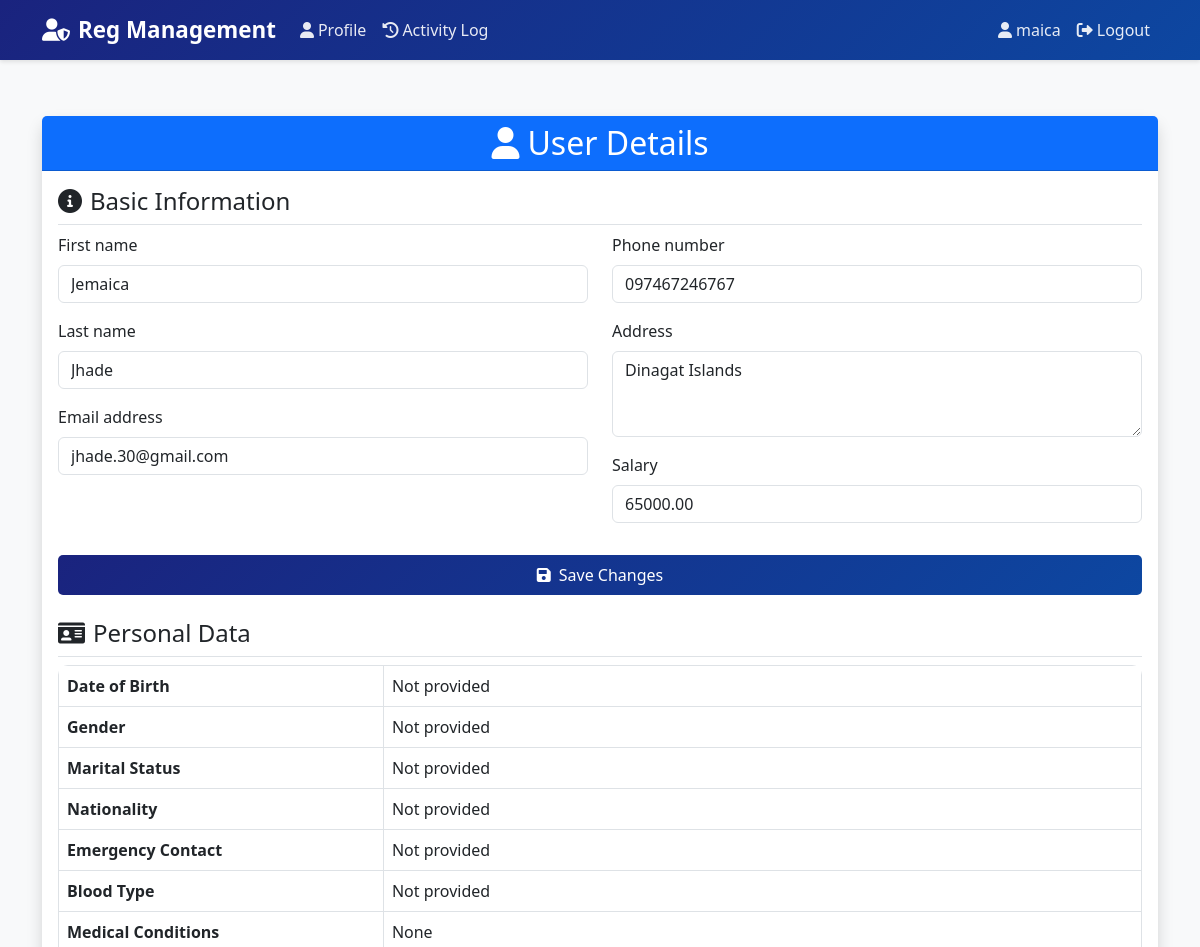
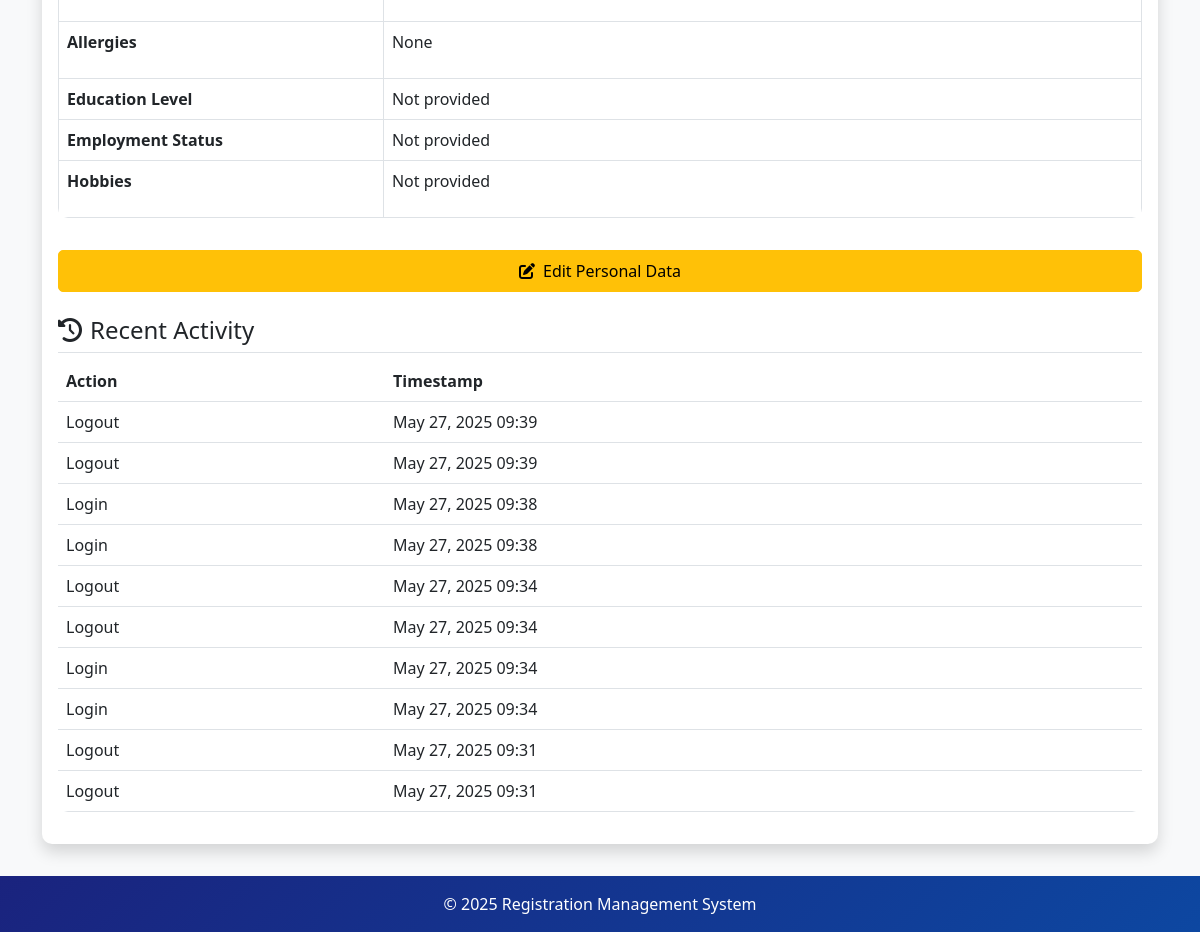
/users/7/ (signed in), run on the app's committed database (2 pictures, top to bottom).
### accounts/models.py (models this page shows, shortened)
class UserProfile(models.Model):
    USER_TYPE_CHOICES = [
        ('admin', 'Admin'),
        ('viewer', 'Viewer'),
    ]
    user = models.OneToOneField(User, on_delete=models.CASCADE, related_name='userprofile')
    id_number = models.CharField(max_length=20, unique=True, blank=True, null=True)
    user_type = models.CharField(max_length=10, choices=USER_TYPE_CHOICES, default='viewer')
    phone_number = models.CharField(max_length=20, blank=True, null=True)
    address = models.TextField(blank=True, null=True)
    salary = models.DecimalField(max_digits=10, decimal_places=2, null=True, blank=True)
    created_at = models.DateTimeField(auto_now_add=True)
    updated_at = models.DateTimeField(auto_now=True)
    @property
    def is_admin(self):
        return self.user_type == 'admin'

class PersonalData(models.Model):
    GENDER_CHOICES = [
        ('M', 'Male'),
        ('F', 'Female'),
        ('O', 'Other'),
    ]
    MARITAL_STATUS_CHOICES = [
        ('S', 'Single'),
        ('M', 'Married'),
        ('D', 'Divorced'),
        ('W', 'Widowed'),
    ]
    user = models.OneToOneField(User, on_delete=models.CASCADE, related_name='personal_data')
    date_of_birth = models.DateField(null=True, blank=True)
    age = models.IntegerField(null=True, blank=True)
    email = models.EmailField(null=True, blank=True)
    gender = models.CharField(max_length=10, choices=GENDER_CHOICES, null=True, blank=True)
    marital_status = models.CharField(max_length=20, choices=MARITAL_STATUS_CHOICES, null=True, blank=True)
    nationality = models.CharField(max_length=100, null=True, blank=True)
    emergency_contact_name = models.CharField(max_length=100, null=True, blank=True)
    emergency_contact_number = models.CharField(max_length=20, null=True, blank=True)
    blood_type = models.CharField(max_length=5, null=True, blank=True)
    medical_conditions = models.TextField(null=True, blank=True)
    allergies = models.TextField(null=True, blank=True)
    education_level = models.CharField(max_length=50, null=True, blank=True)
    employment_status = models.CharField(max_length=50, null=True, blank=True)
    hobbies = models.TextField(null=True, blank=True)
    voluntary_work = models.TextField(null=True, blank=True)
    civil_service_eligibility = models.CharField(max_length=100, null=True, blank=True)
    eligibility_rating = models.CharField(max_length=20, null=True, blank=True)
    eligibility_date = models.DateField(null=True, blank=True)
    eligibility_place = models.CharField(max_length=100, null=True, blank=True)
    eligibility_license = models.CharField(max_length=50, null=True, blank=True)
    position_title = models.CharField(max_length=100, null=True, blank=True)
    employer_name = models.CharField(max_length=100, null=True, blank=True)
    employer_address = models.TextField(null=True, blank=True)
    employment_start_date = models.DateField(null=True, blank=True)
    employment_end_date = models.DateField(null=True, blank=True)
    monthly_salary = models.DecimalField(max_digits=10, decimal_places=2, null=True, blank=True)
    salary_grade = models.CharField(max_length=20, null=True, blank=True)
    job_description = models.TextField(null=True, blank=True)

class ActivityLog(models.Model):
    LOGIN = 'login'
    LOGOUT = 'logout'
    ACTION_CHOICES = [
        (LOGIN, 'Login'),
        (LOGOUT, 'Logout'),
    ]
    user = models.ForeignKey(User, on_delete=models.CASCADE)
    action = models.CharField(max_length=10, choices=ACTION_CHOICES)
    timestamp = models.DateTimeField(auto_now_add=True)
    ip_address = models.GenericIPAddressField(null=True, blank=True)
    class Meta:
        ordering = ['-timestamp']

### accounts/views.py (the view)
# urls.py: path('users/<int:user_id>/', views.user_detail, name='user_detail'),
@login_required
@user_passes_test(is_admin)
def user_detail(request, user_id):
    user_obj = get_object_or_404(User, id=user_id)
    if not request.user.userprofile.is_admin and request.user != user_obj:
        messages.error(request, 'You do not have permission to view this profile.')
        return redirect('profile')
    if request.method == 'POST':
        user_form = UserEditForm(request.POST, instance=user_obj)
        profile_form = UserProfileForm(request.POST, instance=user_obj.userprofile)
        personal_data_form = PersonalDataForm(request.POST, instance=user_obj.personal_data)
        if user_form.is_valid() and profile_form.is_valid() and personal_data_form.is_valid():
            user_form.save()
            profile_form.save()
            personal_data_form.save()
            messages.success(request, 'User information updated successfully.')
            return redirect('user_detail', user_id=user_id)
    else:
        user_form = UserEditForm(instance=user_obj)
        profile_form = UserProfileForm(instance=user_obj.userprofile)
        personal_data_form = PersonalDataForm(instance=user_obj.personal_data)
    activity_logs = ActivityLog.objects.filter(user=user_obj).order_by('-timestamp')[:10]
    context = {
        'user_obj': user_obj,
        'user_form': user_form,
        'profile_form': profile_form,
        'personal_data_form': personal_data_form,
        'activity_logs': activity_logs,
        'is_admin': request.user.userprofile.is_admin,
    }
    return render(request, 'accounts/user_detail.html', context)

### accounts/templates/accounts/user_detail.html (shortened to what this page needs)
{% extends 'accounts/base.html' %}
{% load crispy_forms_tags %}
{% block content %}
<div class="container mt-4">
    <div class="row">
        <div class="col-md-12">
            <div class="card shadow">
                <div class="card-header bg-primary text-white">
                    <h2 class="text-center mb-0">
                        <i class="fas fa-user me-2"></i>User Details
                    </h2>
                </div>
                <div class="card-body">
                    <div class="row mb-4">
                        <div class="col-md-12">
                            <h4 class="border-bottom pb-2">
                                <i class="fas fa-info-circle me-2"></i>Basic Information
                            </h4>
                            <form method="post">
                                <div class="row">
                                    <div class="col-md-6">
                                        {{ user_form|crispy }}
                                    </div>
                                    <div class="col-md-6">
                                        {{ profile_form|crispy }}
                                    </div>
                                </div>
                                <div class="d-grid gap-2 mt-3">
                                    <button type="submit" class="btn btn-primary">
                                        <i class="fas fa-save me-2"></i>Save Changes
                                    </button>
                                </div>
                            </form>
                        </div>
                    </div>
                    <div class="row mb-4">
                        <div class="col-md-12">
                            <h4 class="border-bottom pb-2">
                                <i class="fas fa-id-card me-2"></i>Personal Data
                            </h4>
                            <div class="table-responsive">
                                <table class="table table-bordered">
                                    <tr>
                                        <th style="width: 30%">Date of Birth</th>
                                        <td>{{ user_obj.personal_data.date_of_birth|default:"Not provided" }}</td>
                                    </tr>
                                    <tr>
                                        <th>Gender</th>
                                        <td>{{ user_obj.personal_data.get_gender_display|default:"Not provided" }}</td>
                                    </tr>
                                    <tr>
                                        <th>Marital Status</th>
                                        <td>{{ user_obj.personal_data.get_marital_status_display|default:"Not provided" }}</td>
                                    </tr>
                                    <tr>
                                        <th>Nationality</th>
                                        <td>{{ user_obj.personal_data.nationality|default:"Not provided" }}</td>
                                    </tr>
                                    <tr>
                                        <th>Emergency Contact</th>
                                        <td>
                                            {% if user_obj.personal_data.emergency_contact_name %}
                                                {{ user_obj.personal_data.emergency_contact_name }}
                                                ({{ user_obj.personal_data.emergency_contact_number }})
                                            {% else %}
                                                Not provided
                                            {% endif %}
                                        </td>
                                    </tr>
                                    <tr>
                                        <th>Blood Type</th>
                                        <td>{{ user_obj.personal_data.blood_type|default:"Not provided" }}</td>
                                    </tr>
                                    <tr>
                                        <th>Medical Conditions</th>
                                        <td>{{ user_obj.personal_data.medical_conditions|default:"None"|linebreaks }}</td>
                                    </tr>
                                    <tr>
                                        <th>Allergies</th>
                                        <td>{{ user_obj.personal_data.allergies|default:"None"|linebreaks }}</td>
                                    </tr>
                                    <tr>
                                        <th>Education Level</th>
                                        <td>{{ user_obj.personal_data.education_level|default:"Not provided" }}</td>
                                    </tr>
                                    <tr>
                                        <th>Employment Status</th>
                                        <td>{{ user_obj.personal_data.employment_status|default:"Not provided" }}</td>
                                    </tr>
                                    <tr>
                                        <th>Hobbies</th>
                                        <td>{{ user_obj.personal_data.hobbies|default:"Not provided"|linebreaks }}</td>
                                    </tr>
                                </table>
                            </div>
                            {% if user_obj == request.user or is_admin %}
                            <div class="d-grid gap-2 mt-3">
                                <a href="{% url 'edit_personal_data' %}" class="btn btn-warning">
                                    <i class="fas fa-edit me-2"></i>Edit Personal Data
                                </a>
                            </div>
                            {% endif %}
                        </div>
                    </div>
                    <div class="row">
                        <div class="col-md-12">
                            <h4 class="border-bottom pb-2">
                                <i class="fas fa-history me-2"></i>Recent Activity
                            </h4>
                            <div class="table-responsive">
                                <table class="table table-hover">
                                    <thead>
                                        <tr>
                                            <th>Action</th>
                                            <th>Timestamp</th>
                                        </tr>
                                    </thead>
                                    <tbody>
                                        {% for log in activity_logs %}
                                        <tr>
                                            <td>{{ log.get_action_display }}</td>
                                            <td>{{ log.timestamp|date:"F j, Y H:i" }}</td>
                                        </tr>
                                        {% empty %}
                                        <tr>
                                            <td colspan="2" class="text-center">No activity recorded</td>
                                        </tr>
                                        {% endfor %}
                                    </tbody>
                                </table>
                            </div>
                        </div>
                    </div>
                </div>
            </div>
        </div>
    </div>
</div>
{% endblock %}

### accounts/templates/accounts/base.html (shortened to what this page needs)
<!DOCTYPE html>
<html lang="en">
<head>
    <link href="https://cdn.jsdelivr.net/npm/bootstrap@5.3.0/dist/css/bootstrap.min.css" rel="stylesheet">
    <link rel="stylesheet" href="https://cdnjs.cloudflare.com/ajax/libs/font-awesome/6.0.0/css/all.min.css">
</head>
<body>
    <nav class="navbar navbar-expand-lg navbar-dark">
        <div class="container">
            <a class="navbar-brand" href="{% url 'root' %}">
                <i class="fas fa-user-shield me-2"></i>Reg Management
            </a>
            <div class="collapse navbar-collapse" id="navbarNav">
                <ul class="navbar-nav me-auto">
                    {% if user.is_authenticated %}
                        <li class="nav-item">
                            <a class="nav-link" href="{% url 'profile' %}">
                                <i class="fas fa-user me-1"></i>Profile
                            </a>
                        </li>
                        <li class="nav-item">
                            <a class="nav-link" href="{% url 'activity_log' %}">
                                <i class="fas fa-history me-1"></i>Activity Log
                            </a>
                        </li>
                    {% endif %}
                </ul>
                <ul class="navbar-nav">
                    {% if user.is_authenticated %}
                        <li class="nav-item">
                            <span class="nav-link">
                                <i class="fas fa-user me-1"></i>{{ user.username }}
                            </span>
                        </li>
                        <li class="nav-item">
                            <a class="nav-link" href="{% url 'logout' %}">
                                <i class="fas fa-sign-out-alt me-1"></i>Logout
                            </a>
                        </li>
                    {% else %}
                        <li class="nav-item">
                            <a class="nav-link" href="{% url 'login' %}">
                                <i class="fas fa-sign-in-alt me-1"></i>Login
                            </a>
                        </li>
                    {% endif %}
                </ul>
            </div>
        </div>
    </nav>
    <div class="content-wrapper">
        {% block content %}{% endblock %}
    </div>
    <footer class="footer">
        <div class="container text-center">
            <span>© {% now "Y" %} Registration Management System</span>
        </div>
    </footer>
</body>
</html>

### data on the page
UserProfile: phone_number "097467246767", address "Dinagat Islands", salary "65000.00"
ActivityLog: action "Logout", timestamp "May 27, 2025 09:39"
ActivityLog: action "Logout", timestamp "May 27, 2025 09:39"
ActivityLog: action "Login", timestamp "May 27, 2025 09:38"
ActivityLog: action "Login", timestamp "May 27, 2025 09:38"
ActivityLog: action "Logout", timestamp "May 27, 2025 09:34"
ActivityLog: action "Logout", timestamp "May 27, 2025 09:34"
ActivityLog: action "Login", timestamp "May 27, 2025 09:34"
ActivityLog: action "Login", timestamp "May 27, 2025 09:34"
ActivityLog: action "Logout", timestamp "May 27, 2025 09:31"
ActivityLog: action "Logout", timestamp "May 27, 2025 09:31"

### other printed values
{{ user.username }} "maica"
{{ user_obj.personal_data.date_of_birth|default:"Not provided" }} "Not provided"
{{ user_obj.personal_data.get_gender_display|default:"Not provided" }} "Not provided"
{{ user_obj.personal_data.nationality|default:"Not provided" }} "Not provided"
{{ user_obj.personal_data.blood_type|default:"Not provided" }} "Not provided"
{{ user_obj.personal_data.medical_conditions|default:"None"|linebreaks }} "None"
{{ user_obj.personal_data.allergies|default:"None"|linebreaks }} "None"
{{ user_obj.personal_data.education_level|default:"Not provided" }} "Not provided"
{{ user_obj.personal_data.employment_status|default:"Not provided" }} "Not provided"
{{ user_obj.personal_data.hobbies|default:"Not provided"|linebreaks }} "Not provided"
